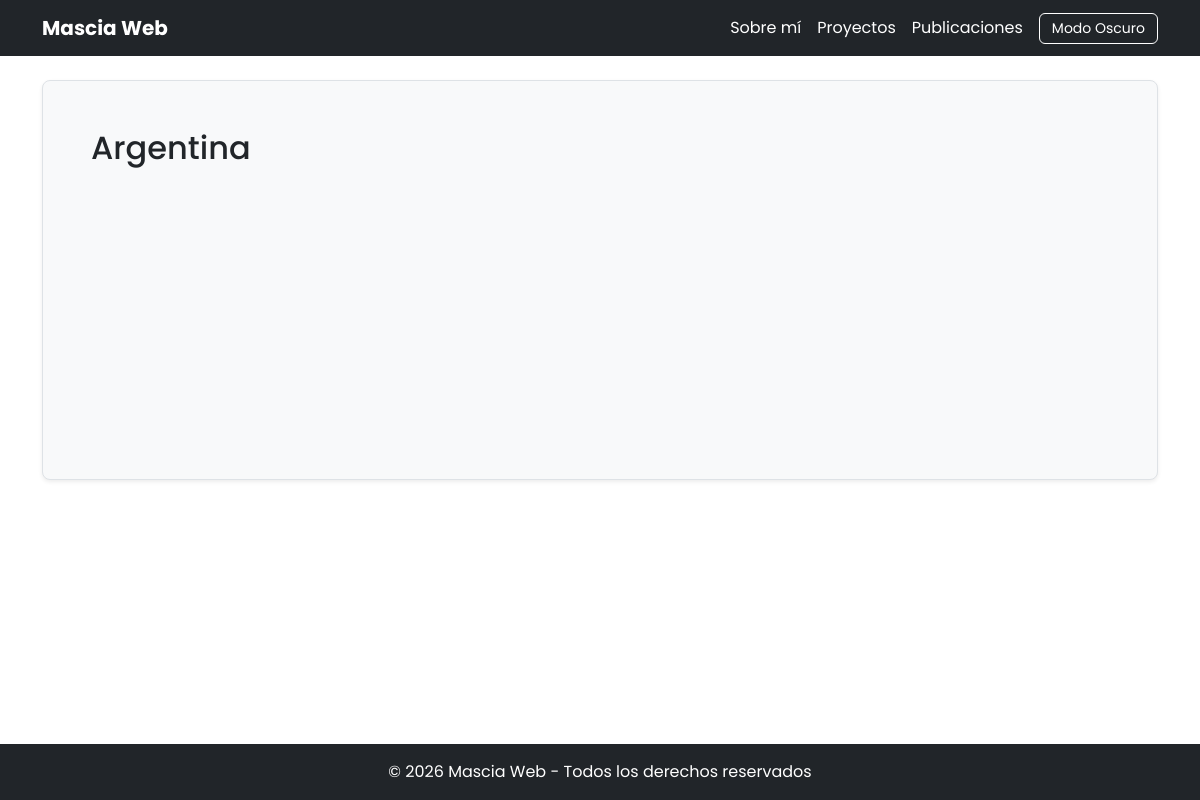
Page /blog/category/Argentina/ on the earlier database version.
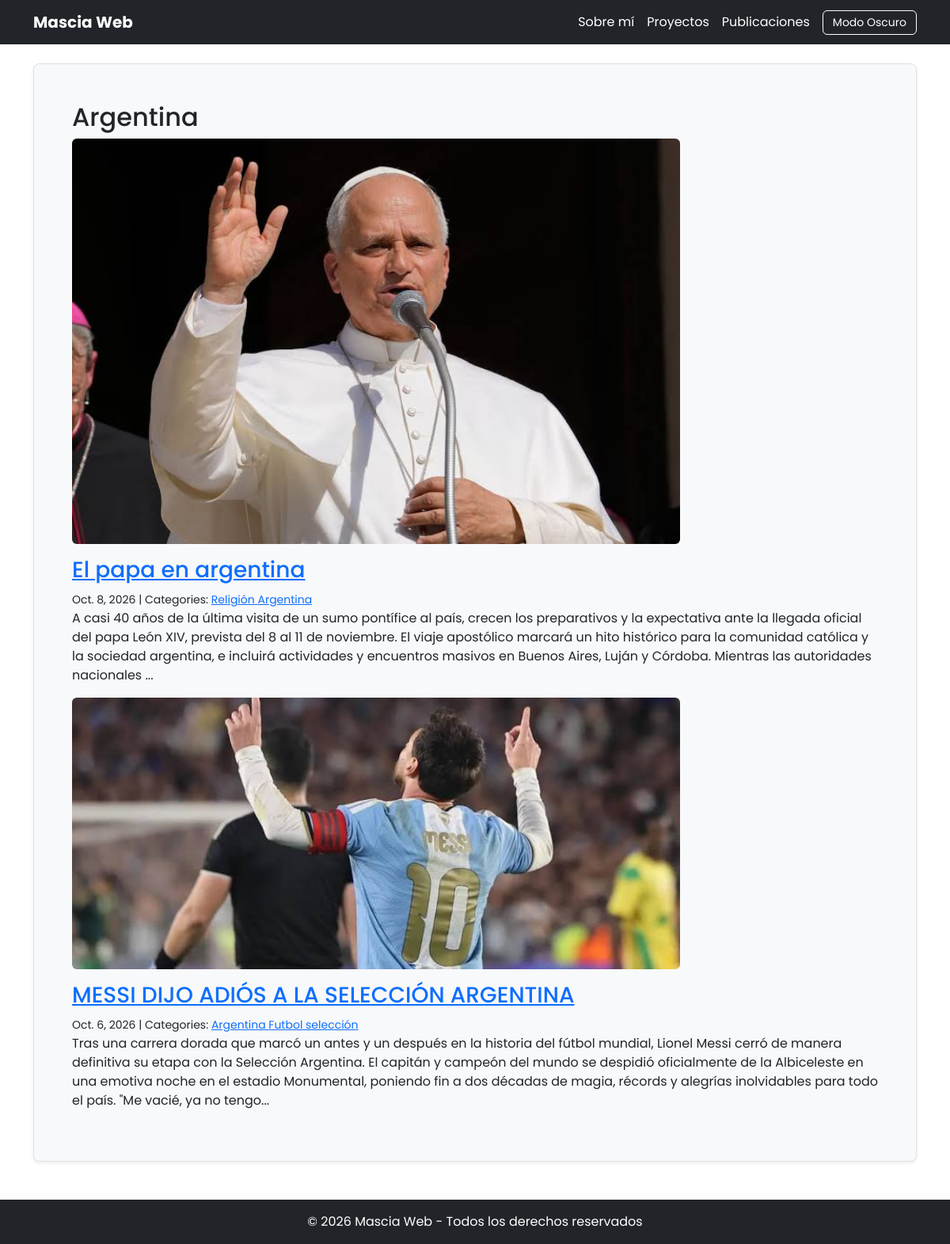
Same page on the later database version.
### blog/models.py (models this page shows, shortened)
class Category(models.Model):
    name = models.CharField(max_length=30)
    class Meta:
        verbose_name_plural = "categories"

class Post(models.Model):
    title = models.CharField(max_length=255)
    body = models.TextField()
    image = models.ImageField(upload_to="blog_images/", blank=True)
    created_on = models.DateTimeField(default=timezone.now)
    last_modified = models.DateTimeField(auto_now=True)
    categories = models.ManyToManyField("Category", related_name="posts")

### blog/views.py (the view)
# urls.py: path("category/<category>/", views.blog_category, name="blog_category"),
def blog_category(request, category):
    posts = Post.objects.filter(
        categories__name__contains=category
    ).order_by("-created_on")
    context = {
        "category": category,
        "posts": posts,
    }
    return render(request, "blog/category.html", context)

### blog/templates/blog/category.html
{% extends "blog/index.html" %}
{% block page_title %}
<h2>{{ category }}</h2>
{% endblock page_title %}

### blog/templates/blog/index.html (shortened to what this page needs)
{% extends "base.html" %}
{% block page_content %}
    {% block posts %}
        {% for post in posts %}
            {% if post.image %}
                <img class="post-list-image" src="{{ post.image.url }}" alt="{{ post.title }}">
            {% endif %}
            <h3><a href="{% url 'blog_detail' post.pk %}">{{ post.title }}</a></h3>
            <small>
                {{ post.created_on.date }} | Categories:
                {% for category in post.categories.all %}
                    <a href="{% url 'blog_category' category.name %}">
                        {{ category.name }}
                    </a>
                {% endfor %}
            </small>
            <p>{{ post.body | slice:":400" }}...</p>
        {% endfor %}
    {% endblock posts %}
{% endblock page_content %}

### templates/base.html (shortened to what this page needs)
{% load static %}
<!DOCTYPE html>
<html lang="es">
<head>
    <link href="https://cdn.jsdelivr.net/npm/bootstrap@5.3.3/dist/css/bootstrap.min.css" rel="stylesheet">
    <link rel="stylesheet" href="{% static 'base.css' %}">
    <link rel="stylesheet" href="{% static 'css/style.css' %}">
</head>
<body class="d-flex flex-column min-vh-100">
    <header class="navbar sticky-top custom-navbar">
        <div class="container">
            <a class="navbar-brand fw-bold text-white" href="{% url 'portfolio' %}">Mascia Web</a>
            <nav class="d-flex align-items-center gap-3">
                <a href="{% url 'portfolio' %}#sobre-mi" class="nav-link text-white">Sobre mí</a>
                <a href="{% url 'portfolio' %}#proyectos" class="nav-link text-white">Proyectos</a>
                <a href="{% url 'portfolio' %}#publicaciones" class="nav-link text-white">Publicaciones</a>
                <label for="theme-toggle" class="theme-btn">
                    <span class="icon-dark">Modo Oscuro</span>
                </label>
            </nav>
        </div>
    </header>
    <main class="container my-4 flex-grow-1">
        <section class="portfolio-section">
            {% block page_title %}{% endblock page_title %}
            {% block page_content %}{% endblock page_content %}
        </section>
    </main>
    <footer class="custom-footer text-center py-3 mt-auto">
        <p class="mb-0">&copy; 2026 Mascia Web - Todos los derechos reservados</p>
    </footer>
</body>
</html>

### static/base.css (style rules this page uses)
html { scroll-behavior: smooth; scroll-padding-top: 70px; }
body { min-height: 100vh; }

### portfolio/static/css/style.css (style rules this page uses)
:root { --bg-main: #ffffff; --bg-card: #f8f9fa; --bg-header-footer: #212529; --text-main: #212529; --text-muted: #6c757d; --border-color: #dee2e6; --shadow-color: rgba(0, 0, 0, 0.075); --input-bg: #ffffff; --input-border: #ced4da; --input-text: #212529; --input-placeholder: #6c757d; --btn-orange: #48a13a; --btn-orange-hover: #3d8b31; }
html { scroll-behavior: smooth; scroll-padding-top: 70px; }
body { font-family: 'Poppins', sans-serif; background-color: var(--bg-main); color: var(--text-main); transition: background-color 0.3s ease, color 0.3s ease; }
.custom-navbar, .custom-footer { background-color: var(--bg-header-footer); color: #ffffff; transition: background-color 0.3s ease; }
.theme-btn { cursor: pointer; padding: 0.25rem 0.75rem; border: 1px solid #ffffff; border-radius: 0.375rem; color: #ffffff; font-size: 0.875rem; user-select: none; transition: background-color 0.2s ease, color 0.2s ease; }
.portfolio-section { padding: 3rem; margin-bottom: 1.5rem; min-height: 400px; background-color: var(--bg-card); border: 1px solid var(--border-color); border-radius: 0.5rem; box-shadow: 0 0.125rem 0.25rem var(--shadow-color); transition: background-color 0.3s ease, border-color 0.3s ease; }
.portfolio-section h1, .portfolio-section h2, .portfolio-section h3, .portfolio-section p, .portfolio-section label { color: var(--text-main) !important; transition: color 0.3s ease; }
.post-detail-image, .post-list-image { display: block; width: 100%; height: auto; max-height: 32rem; object-fit: contain; border-radius: 0.375rem; }
.post-list-image { max-width: 48rem; margin-bottom: 1rem; }

Differences in the rows shown:
added Category: name "Argentina"
added Post: image (picture), title "El papa en argentina", created_on "Oct. 8, 2026", body "A casi 40 años de la última visita de un sumo pontífice al país, crecen los preparativos y la expectativa ante la llegada oficial del papa León XIV, prevista del 8 al 11 de noviembre. El viaje apostólico marcará un hito histórico para la comunidad católica y la sociedad argentina, e incluirá actividades y encuentros masivos en Buenos Aires, Luján y Córdoba. Mientras las autoridades nacionales"
added Category: name "Religión", shown under "El papa en argentina"
added Post: image (picture), title "MESSI DIJO ADIÓS A LA SELECCIÓN ARGENTINA", created_on "Oct. 6, 2026", body "Tras una carrera dorada que marcó un antes y un después en la historia del fútbol mundial, Lionel Messi cerró de manera definitiva su etapa con la Selección Argentina. El capitán y campeón del mundo se despidió oficialmente de la Albiceleste en una emotiva noche en el estadio Monumental, poniendo fin a dos décadas de magia, récords y alegrías inolvidables para todo el país. \"Me vacié, ya no tengo"
added Category: name "Futbol", shown under "MESSI DIJO ADIÓS A LA SELECCIÓN ARGENTINA"
added Category: name "selección", shown under "MESSI DIJO ADIÓS A LA SELECCIÓN ARGENTINA"
Other differences:
{{ category }}: "Argentina" → (not shown)
